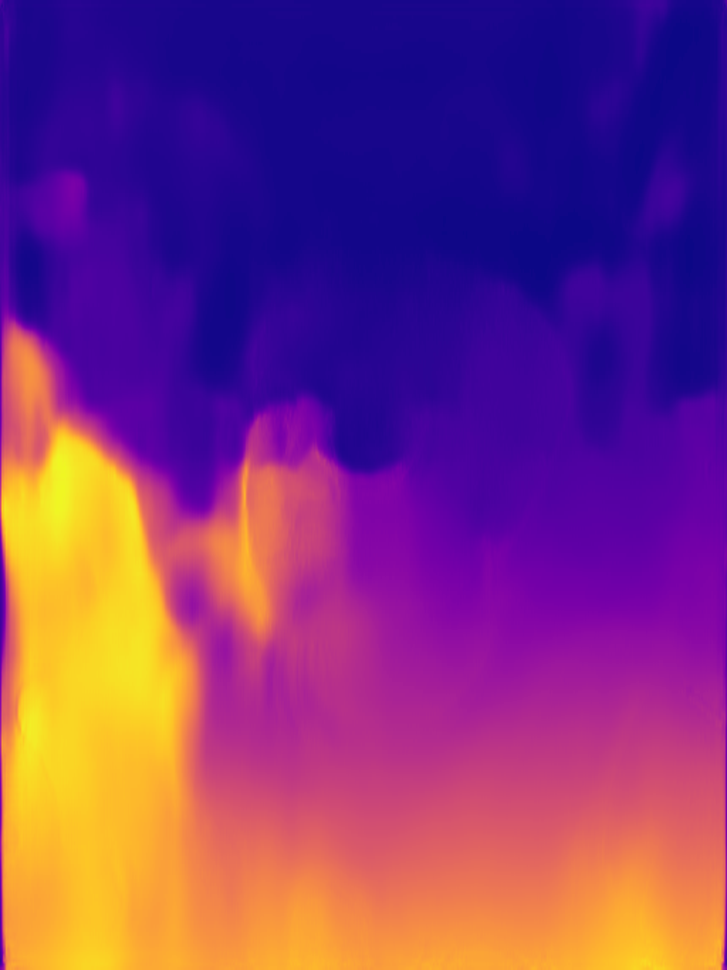
#> input picture image_16_depth.png, 727 x 970 px, shrunk from 3024 x 4032 before the run
$ python 'Base Plotter.py'
#> lines starting #> are read from the running program, lines starting #| are printed output that depends on the picture
# Base plotter program
# This program accepts a depth data image and provides us with
# the intensity and distance data from it
# Reference for this code is from the website https://summations.github.io

# Library Definitions
import fire
import numpy as np
import matplotlib.pyplot as plt
import cv2
from mpl_toolkits.mplot3d import Axes3D

# Image process
img_normal = cv2.imread('image_16_depth.png')
#> img_normal is the input picture: shape (970, 727, 3); mean B, G, R 123.6, 53.4, 126.2
img_gr = cv2.cvtColor(img_normal, cv2.COLOR_BGR2GRAY)
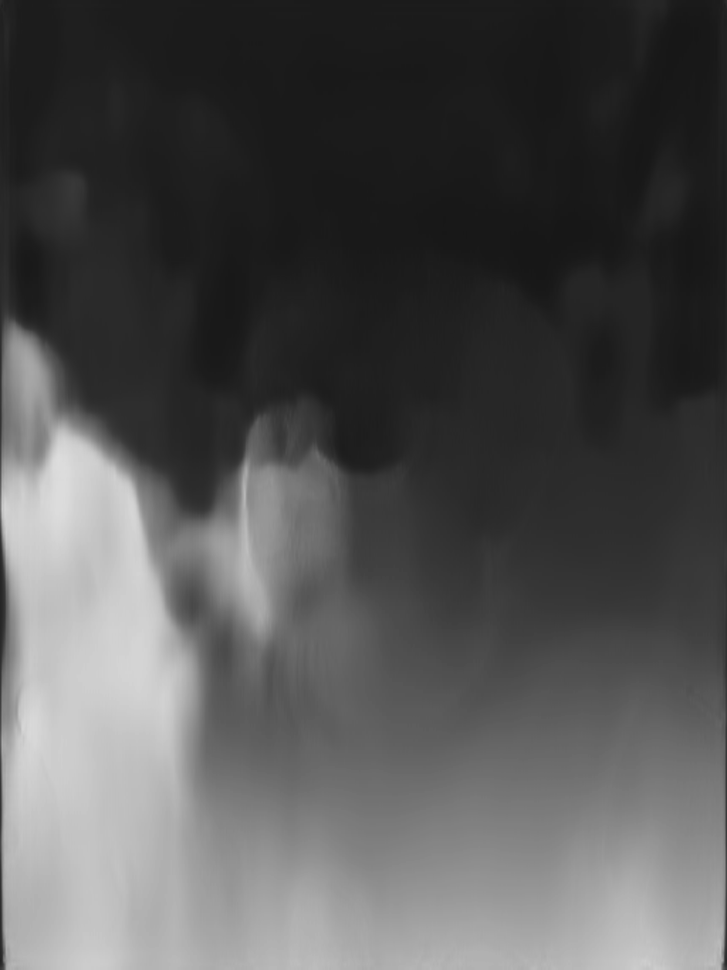
#> img_gr: shape (970, 727); min 23, max 221, mean 83.2
plt.imshow(img_gr, cmap='gray')

# Graph/Plot process
x_val, y_val = np.mgrid[0:img_gr.shape[0], 0:img_gr.shape[1]]
plot = plt.figure(figsize=(15, 15))
#> (the run stopped early here; a loop or call above may not have finished)
